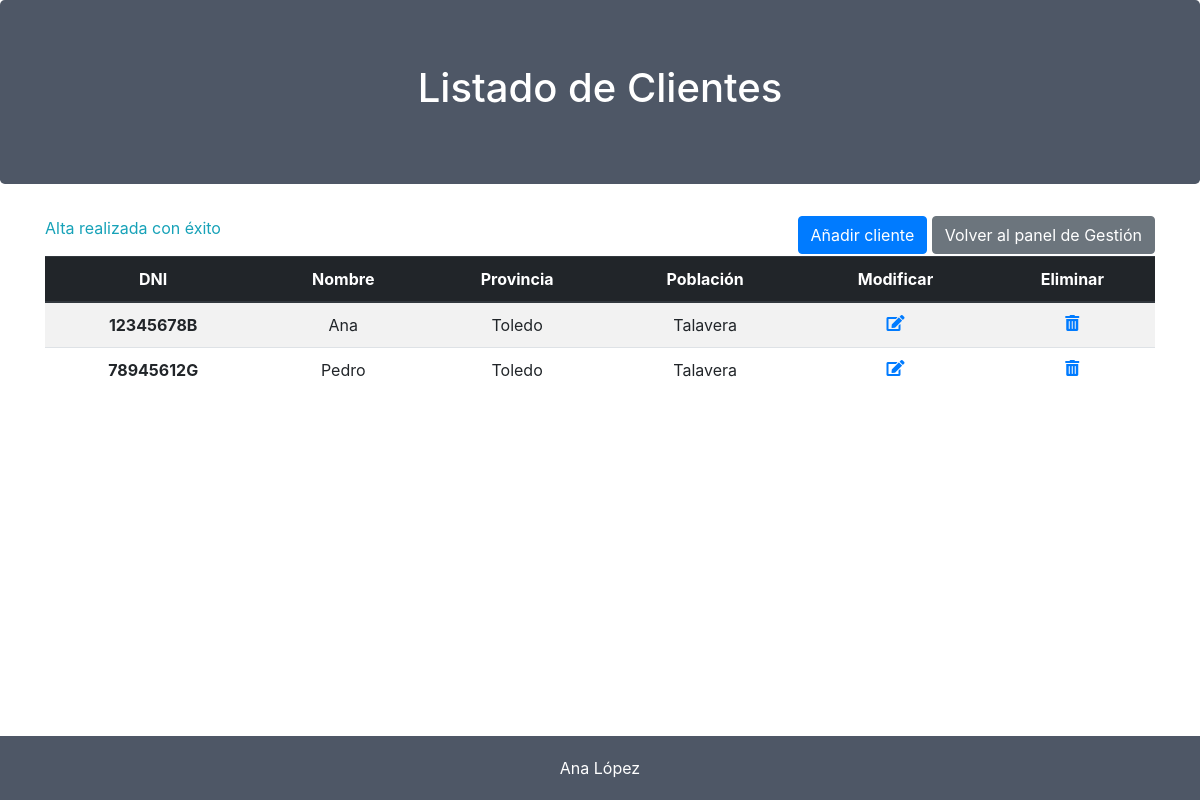
Screenshot of /TIENDA/listado_clientes.php?control=1 with the database file from the repository.
### tables this page shows
CREATE TABLE `clientes` (
  `dni` char(9) NOT NULL,
  `nombre` varchar(50) NOT NULL,
  `provincia` varchar(35) NOT NULL,
  `poblacion` varchar(50) NOT NULL
);

### TIENDA/listado_clientes.php (the view, shortened to what this page needs)
<html>
	<head>
		<link rel="stylesheet" type="text/css" href="style.css">
		<link rel="stylesheet" href="https://use.fontawesome.com/releases/v5.0.12/css/all.css">
		<link rel="stylesheet" href="https://stackpath.bootstrapcdn.com/bootstrap/4.1.0/css/bootstrap.min.css">
	</head>
	<body>
		<div class="jumbotron text-center">
			<h1>Listado de Clientes</h1>
		</div>
		<div class="container">
			<div class="row">
				<div class="col-sm-6 text-left">
					<?php
					if (isset ($_REQUEST['control']))
					{
						$cartel = $_REQUEST['control'];
						if ($cartel==1){
						?>
						<p class="text-info">Alta realizada con éxito</p>
						<?php
						}
					}
					?>
				</div>
				<div class="col-sm-6 text-right">
					<a href="fAlta_clientes.php" class="btn btn-primary">Añadir cliente</a>
					<a href="index.php" class="btn btn-secondary">Volver al panel de Gestión</a>
				</div>
			</div>
		</div>
		<?php
			$conexion = mysqli_connect("localhost","root","","tienda") or die("Error al conectar con la base de datos");
			$registros = mysqli_query($conexion,"select * from clientes") or die("Error al realizar la consulta");
		?>
		<div class="container">
			<table class="table table-striped text-center">
			  <thead class="thead-dark">
				<tr>
				  <th>DNI</th>
				  <th>Nombre</th>
				  <th>Provincia</th>
				  <th>Población</th>
				  <th>Modificar</th>
				  <th>Eliminar</th>
				</tr>
			  </thead>
			  <tbody>
			  <?php while ($reg=mysqli_fetch_array($registros))
			  {
				  ?>
				<tr>
				  <th><?php echo $reg['dni'];?></th>
				  <td><?php echo $reg['nombre'];?></td>
				  <td><?php echo $reg['provincia'];?></td>
				  <td><?php echo $reg['poblacion'];?></td>
				  <td><a href="fModificar_clientes.php?dni=<?php echo $reg['dni'];?>"><i class="fas fa-edit"></i></a></td>
				  <td><a href="eliminar_clientes.php?dni=<?php echo $reg['dni'];?>"><i class="fas fa-trash-alt"></i></a></td>
				</tr>
				<?php
			  }
				?>
			  </tbody>
			</table>
		</div>
		<footer>Ana López</footer>
	</body>
</html>

### TIENDA/style.css (style rules this page uses)
footer { text-align: center; background-color: #4E5766; color: #fff; padding: 20px 0px; position: fixed; bottom: 0; width: 100%; }
p { text-align: justify !important; }
.jumbotron { background-color: #4E5766 !important; color: #ffffff; text-align: center; }
a { text-decoration: none !important; }
*|*:link { text-decoration: none !important; }

### rows the page displays
clientes: dni "12345678B", nombre "Ana", provincia "Toledo", poblacion "Talavera"
clientes: dni "78945612G", nombre "Pedro", provincia "Toledo", poblacion "Talavera"
